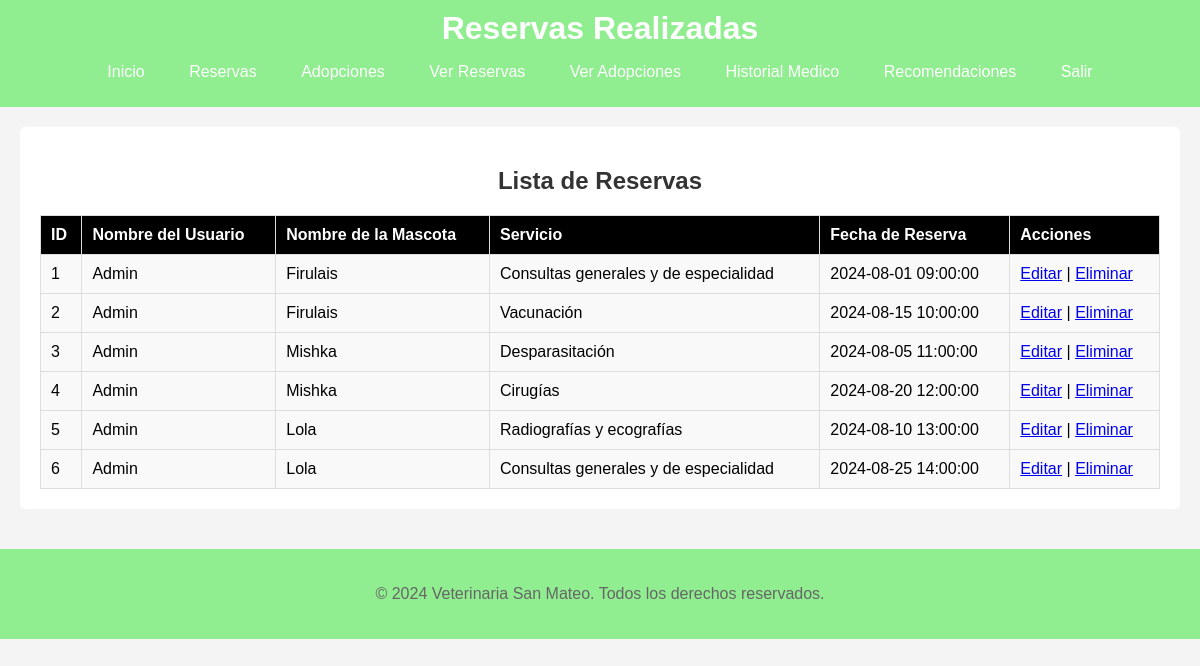
Screenshot of /ver_reservas.php (signed in) with the database file from the repository.
### tables this page shows
CREATE TABLE IF NOT EXISTS reservas (
    id INT AUTO_INCREMENT PRIMARY KEY,
    nombre_usuario VARCHAR(100) NOT NULL,
    mascota_id INT NOT NULL,
    servicio_id INT NOT NULL,
    fecha_reserva DATETIME NOT NULL,
    FOREIGN KEY (mascota_id) REFERENCES mascotas(id),
    FOREIGN KEY (servicio_id) REFERENCES servicios(id)
);

CREATE TABLE IF NOT EXISTS `mascotas` (
  `id` INT AUTO_INCREMENT PRIMARY KEY,
  `nombre` VARCHAR(50) NOT NULL,
  `tipo` VARCHAR(30) NOT NULL,
  `edad` INT,
  `usuario_id` INT NOT NULL,
  FOREIGN KEY (`usuario_id`) REFERENCES `usuario`(`id`)
);

CREATE TABLE IF NOT EXISTS `servicios` (
  `id` INT AUTO_INCREMENT PRIMARY KEY,
  `nombre` VARCHAR(100) NOT NULL,
  `precio` DECIMAL(10, 2) NOT NULL
);

### functions.php (called while the page is built, shortened)
<?php
include("db.php");
function getMenu(){
    $menu = array(
        array("url" => "index.php", "name" => "Inicio")
    );
    $menu[] = array("url" => "reservas.php", "name" => "Reservas");
    $menu[] = array("url" => "adopciones.php", "name" => "Adopciones");
    if (isset($_SESSION["usuario"]) && $_SESSION["usuario"] != "") {
        $menu[] = array("url" => "ver_reservas.php", "name" => "Ver Reservas");
        $menu[] = array("url" => "ver_adopciones.php", "name" => "Ver Adopciones");
        $menu[] = array("url" => "historial.php", "name" => "Historial Medico");
        $menu[] = array("url" => "recomendaciones.php", "name" => "Recomendaciones");
        $menu[] = array("url" => "salir.php", "name" => "Salir");
    } else {
        $menu[] = array("url" => "contacto.php", "name" => "Contacto");
        $menu[] = array("url" => "ingresar.php", "name" => "Inicio sesión");
    }
    return $menu;
}
function getReservas() {
    global $conn;
    try {
        $query = "SELECT reservas.id, reservas.nombre_usuario, mascotas.nombre AS nombre_mascota, servicios.nombre AS nombre_servicio, reservas.fecha_reserva
                  FROM reservas
                  JOIN mascotas ON reservas.mascota_id = mascotas.id
                  JOIN servicios ON reservas.servicio_id = servicios.id";
        $result = $conn->query($query);
        if ($result) {
            return $result->fetch_all(MYSQLI_ASSOC);
        } else {
            throw new Exception("Error al obtener las reservas: " . $conn->error);
        }
    } catch (Exception $e) {
        echo $e->getMessage();
        return [];
    }
}

### ver_reservas.php (the view, shortened to what this page needs)
<?php
include 'functions.php';
$menu = getMenu();
$reservas = getReservas();
?>
<!DOCTYPE html>
<html lang="es">
<head>
    <link rel="stylesheet" href="./css/style.css">
</head>
<body>
    <header>
        <h1>Reservas Realizadas</h1>
        <nav>
            <ul>
                <?php foreach ($menu as $item) { ?>
                    <li><a href="<?php echo $item["url"]; ?>"><?php echo $item["name"]; ?></a></li>
                <?php } ?>
            </ul>
        </nav>
    </header>
    <main>
        <section>
            <h2>Lista de Reservas</h2>
            <table border="1" cellpadding="10" cellspacing="0">
                <thead>
                    <tr>
                        <th>ID</th>
                        <th>Nombre del Usuario</th>
                        <th>Nombre de la Mascota</th>
                        <th>Servicio</th>
                        <th>Fecha de Reserva</th>
                        <th>Acciones</th>
                    </tr>
                </thead>
                <tbody>
                    <?php if (count($reservas) > 0): ?>
                        <?php foreach ($reservas as $reserva): ?>
                            <tr>
                                <td><?php echo $reserva['id']; ?></td>
                                <td><?php echo $reserva['nombre_usuario']; ?></td>
                                <td><?php echo $reserva['nombre_mascota']; ?></td>
                                <td><?php echo $reserva['nombre_servicio']; ?></td>
                                <td><?php echo $reserva['fecha_reserva']; ?></td>
                                <td>
                                    <a href="editar_reserva.php?id=<?php echo $reserva['id']; ?>">Editar</a> |
                                    <a href="eliminar_reserva.php?id=<?php echo $reserva['id']; ?>" onclick="return confirm('¿Estás seguro de que deseas eliminar esta reserva?');">Eliminar</a>
                                </td>
                            </tr>
                        <?php endforeach; ?>
                    <?php else: ?>
                        <tr>
                            <td colspan="6">No hay reservas registradas.</td>
                        </tr>
                    <?php endif; ?>
                </tbody>
            </table>
        </section>
    </main>
    <footer>
        <p>&copy; 2024 Veterinaria San Mateo. Todos los derechos reservados.</p>
    </footer>
</body>
</html>

### CSS/style.css (style rules this page uses)
body { font-family: Arial, sans-serif; margin: 0; padding: 0; background-color: #f4f4f4; }
header { background-color: lightgreen; color: #fff; padding: 10px 0; text-align: center; }
header h1 { margin: 0; }
nav ul { list-style: none; padding: 0; }
nav ul li { display: inline; margin: 0 10px; }
nav ul li a { color: #fff; text-decoration: none; padding: 5px 10px; border-radius: 3px; }
main { padding: 20px; }
section { margin-bottom: 20px; background-color: #fff; padding: 20px; border-radius: 5px; text-align: center; }
h2 { color: #333; }
p { color: #666; }
footer { background-color: lightgreen; color: black; padding: 20px 0; text-align: center; }
table { width: 100%; border-collapse: collapse; }
th, td { padding: 10px; text-align: left; border: 1px solid #ddd; }
th { background-color: lightgreen; color: white; }
td { background-color: #f9f9f9; }
th, td { padding: 10px; border: 1px solid #ddd; text-align: left; }
th { background-color: black; }

### rows the page displays
reservas: id "1", nombre_usuario "Admin", mascota.nombre "Firulais", servicio.nombre "Consultas generales y de especialidad", fecha_reserva "2024-08-01 09:00:00"
reservas: id "2", nombre_usuario "Admin", mascota.nombre "Firulais", servicio.nombre "Vacunación", fecha_reserva "2024-08-15 10:00:00"
reservas: id "3", nombre_usuario "Admin", mascota.nombre "Mishka", servicio.nombre "Desparasitación", fecha_reserva "2024-08-05 11:00:00"
reservas: id "4", nombre_usuario "Admin", mascota.nombre "Mishka", servicio.nombre "Cirugías", fecha_reserva "2024-08-20 12:00:00"
reservas: id "5", nombre_usuario "Admin", mascota.nombre "Lola", servicio.nombre "Radiografías y ecografías", fecha_reserva "2024-08-10 13:00:00"
reservas: id "6", nombre_usuario "Admin", mascota.nombre "Lola", servicio.nombre "Consultas generales y de especialidad", fecha_reserva "2024-08-25 14:00:00"

### other values shown
$item["name"] "Inicio"
$item["name"] "Reservas"
$item["name"] "Adopciones"
$item["name"] "Ver Reservas"
$item["name"] "Ver Adopciones"
$item["name"] "Historial Medico"
$item["name"] "Recomendaciones"
$item["name"] "Salir"
